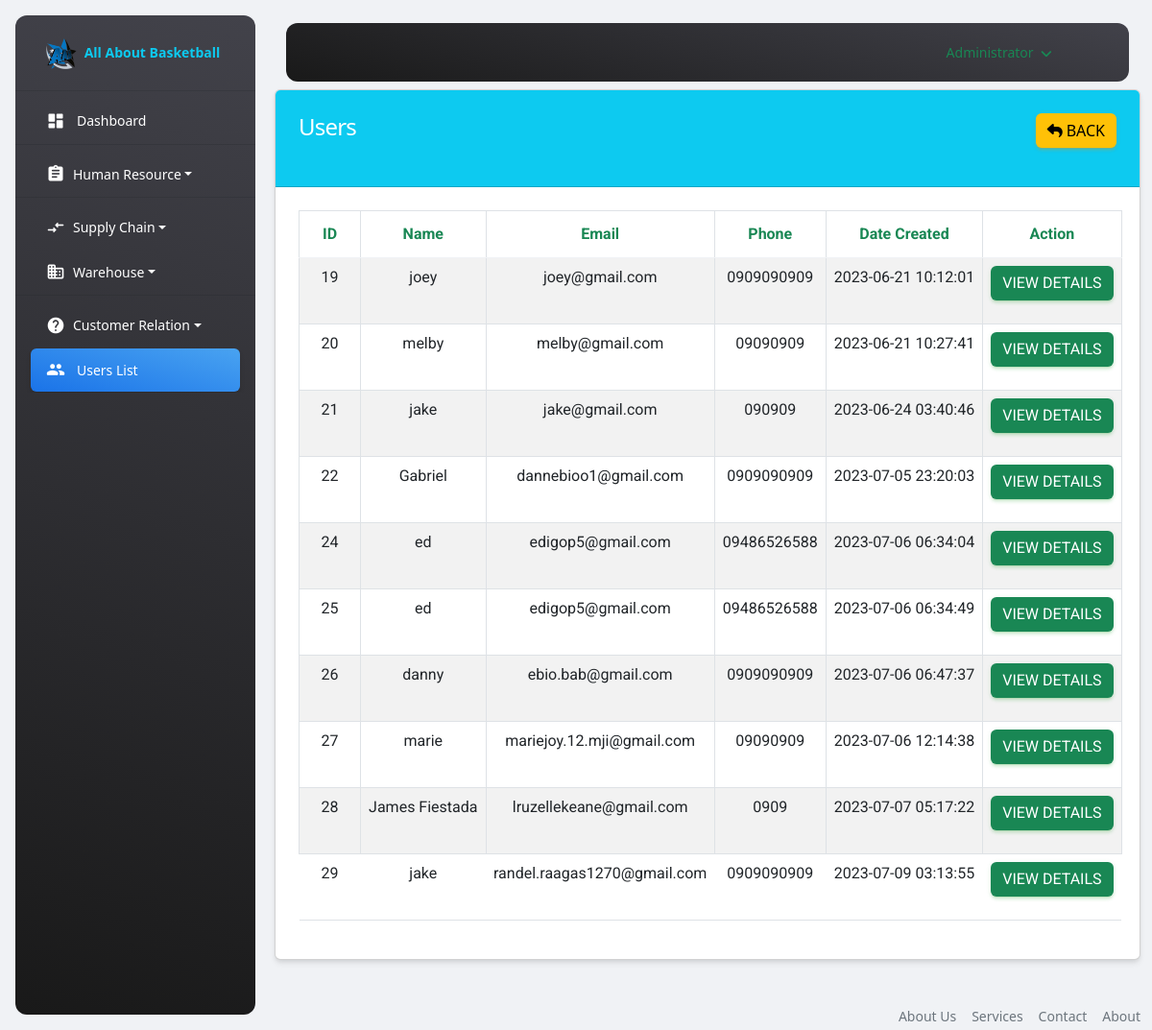
/admin/all-users.php (signed in), run on the app's committed database.
### tables this page shows
CREATE TABLE `users` (
  `id` int(191) NOT NULL,
  `name` varchar(191) NOT NULL,
  `image` varchar(191) NOT NULL DEFAULT 'null.jpg',
  `email` varchar(191) DEFAULT NULL,
  `phone` varchar(13) NOT NULL,
  `address` varchar(255) NOT NULL,
  `zip` int(5) NOT NULL,
  `password` varchar(191) NOT NULL,
  `role_as` tinyint(4) NOT NULL DEFAULT 0,
  `verification_code` text NOT NULL,
  `created_at` timestamp NOT NULL DEFAULT current_timestamp(),
  `email_verified_at` datetime DEFAULT NULL,
  `code` text NOT NULL
);

### functions/myfunctions.php (called while the page is built, shortened)
<?php
include('../config/dbcon.php');
function getAllInfos($table)
{
    global $con;
    $query = "SELECT * FROM $table WHERE role_as != '1'";
    return $query_run = mysqli_query($con, $query);
    exit();
}
?>

### admin/all-users.php (the view, shortened to what this page needs)
<?php
include('includes/header.php');
?>
<div class="container">
    <div class="row">
        <div class="colmd-12">
           <div class="card">
               <div class="card-header bg-info">
                   <h4 class="text-white">Users
                        <a href="index.php" class="btn btn-warning float-end"><i class="fa fa-reply me-1"></i>Back</a>
                   </h4>
               </div>
               <div class="card-body" id="">
                    <table class="table table-bordered table-striped">
                        <thead>
                            <tr>
                                <th class="text-success fw-bold text-center">ID</th>
                                <th class="text-success fw-bold text-center">Name</th>
                                <th class="text-success fw-bold text-center">Email</th>
                                <th class="text-success fw-bold text-center">Phone</th>
                                <th class="text-success fw-bold text-center">Date Created</th>
                                <th class="text-success fw-bold text-center">Action</th>
                            </tr>
                        </thead>
                        <tbody>
                            <?php
                                $info = getAllInfos('users');
                                if(mysqli_num_rows($info) > 0)
                                {
                                    foreach ($info as $items) {
                                        ?>
                                            <tr>
                                                <td class="text-center"><?= $items['id']; ?></td>
                                                <td class="text-center"><?= $items['name']; ?></td>
                                                <td class="text-center"><?= $items['email']; ?></td>
                                                <td class="text-center"><?= $items['phone']; ?></td>
                                                <td class="text-center"><?= $items['created_at']; ?></td>
                                                <td class="text-center">
                                                    <a href="view-user.php?id=<?= $items['id']; ?>" class="btn btn-success">View Details</a>
                                                </td>
                                            </tr>
                                        <?php
                                    }
                                }
                                else
                                {
                                    ?>
                                        <tr>
                                            <td colspan="5">No Users Yet</td>
                                        </tr>
                                    <?php
                                }
                            ?>
                        </tbody>
                    </table>
                </div>
            </div>
        </div>
    </div>
</div>
<?php include('includes/footer.php'); ?>

### data on the page
users: id "19", name "joey", email "joey@gmail.com", phone "0909090909", created_at "2023-06-21 10:12:01"
users: id "20", name "melby", email "melby@gmail.com", phone "09090909", created_at "2023-06-21 10:27:41"
users: id "21", name "jake", email "jake@gmail.com", phone "090909", created_at "2023-06-24 03:40:46"
users: id "22", name "Gabriel", email "dannebioo1@gmail.com", phone "0909090909", created_at "2023-07-05 23:20:03"
users: id "24", name "ed", email "edigop5@gmail.com", phone "09486526588", created_at "2023-07-06 06:34:04"
users: id "25", name "ed", email "edigop5@gmail.com", phone "09486526588", created_at "2023-07-06 06:34:49"
users: id "26", name "danny", email "ebio.bab@gmail.com", phone "0909090909", created_at "2023-07-06 06:47:37"
users: id "27", name "marie", email "mariejoy.12.mji@gmail.com", phone "09090909", created_at "2023-07-06 12:14:38"
users: id "28", name "James Fiestada", email "lruzellekeane@gmail.com", phone "0909", created_at "2023-07-07 05:17:22"
users: id "29", name "jake", email "randel.raagas1270@gmail.com", phone "0909090909", created_at "2023-07-09 03:13:55"

### other printed values
$_SESSION['auth_user']['name'] "Administrator"
